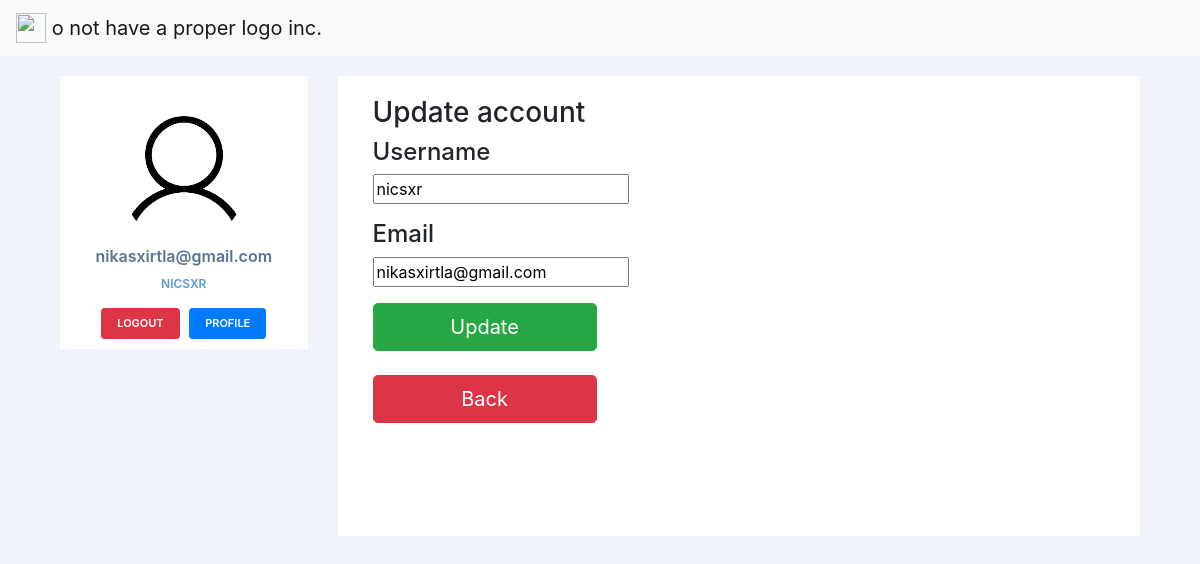
The page /dashboard/profile (signed in) on the database its author committed.
### accounts/models.py (models this page shows, shortened)
class Account(AbstractBaseUser):
	email 					= models.EmailField(verbose_name="email", max_length=60, unique=True)
	username 				= models.CharField(max_length=30, unique=True)
	date_joined				= models.DateTimeField(verbose_name='date joined', auto_now_add=True)
	last_login				= models.DateTimeField(verbose_name='last login', auto_now=True)
	is_admin				= models.BooleanField(default=False)
	is_active				= models.BooleanField(default=True)
	is_staff				= models.BooleanField(default=False)
	is_superuser			= models.BooleanField(default=False)
	card_number 			= models.CharField(default=random_card(10), max_length=10)
	money                   = models.FloatField(default=10)
	USERNAME_FIELD = 'username'
	REQUIRED_FIELDS = ['email']
	objects = MyAccountManager()

### accounts/views.py (the view)
# urls.py: path('dashboard/profile', profile_view),
@login_required
def profile_view(request):
    if request.method == 'POST':
        form = AccountUpdateForm(request.POST, instance=request.user)
        if form.is_valid():
            form.save()
            messages.success(request, 'Account updated succesfully!')
            return redirect('/dashboard')
        else:
            messages.warning(request, 'Something went wrong!')
            return redirect('/dashboard/profile')
    else:
        form = AccountUpdateForm(instance=request.user)
    context = {
        'form': form,
    }
    return render(request, 'dashboard/profile.html', context)

### accounts/forms.py
class AccountUpdateForm(forms.ModelForm):
    email = forms.EmailField()
    class Meta:
        model = User
        fields = ['username', 'email']

### templates/dashboard/profile.html (shortened to what this page needs)
{% extends "dashboard/base.html" %}
{% block content %}
<div class="container">
    <div class="row vertical-offset-100">
    	<div class="col-md-4 col-md-offset-4">
    		<div class="panel panel-default">
			  	<div class="panel-heading">
			    	<h3 class="panel-title">Update account</h3>
			 	</div>
			  	<div class="panel-body">
			    	<form accept-charset="UTF-8" method="POST">
                    <fieldset>
			    	  	<div class="form-group">
                            <h4>Username</h4>
			    		    {{form.username}}
			    		</div>
			    		<div class="form-group">
                            <h4>Email</h4>
			    			{{form.email}}
                        </div>
			    		<input class="btn btn-lg btn-success btn-block" type="submit" value="Update">
			    	</fieldset>
					</form>
					<br>
					<a type="button" class="btn btn-danger btn-lg btn-block" href = 'javascript:history.back()'>Back</a>
			    </div>
			</div>
		</div>
    </div>
</div>
{% endblock content %}

### templates/dashboard/base.html (shortened to what this page needs)
{% load static %}
<!doctype html>
<html lang="en">
  <head>
    <link rel="stylesheet" href="https://stackpath.bootstrapcdn.com/bootstrap/4.4.1/css/bootstrap.min.css">
    <link rel="stylesheet" type="text/css" href="{% static 'css/style.css' %}">
  </head>
	<body>
    <nav class="navbar navbar-light bg-light">
      <a class="navbar-brand" href="/dashboard">
        <img src="https://upload.wikimedia.org/wikipedia/commons/thumb/8/82/Discord_black_D.svg/778px-Discord_black_D.svg.png" width="30" height="30" class="d-inline-block align-top" alt="">
        o not have a proper logo inc.
      </a>
    </nav>
    <div class="container">
      <div class="row profile">
          <div class="col-md-3">
              <div class="profile-sidebar">
                  <div class="profile-usertitle">
                      <div class="profile-userpic">
                          <a href='/dashboard'><img src="{% static 'profile_placeholder.png' %}" class="img-responsive" alt=""></a>
                      </div>
                      <div class="profile-usertitle-name">
                          {{user.email}}
                      </div>
                      <div class="profile-usertitle-job">
                          {{user.username}}
                      </div>
                  </div>
                  <div class="profile-userbuttons">
                      <button type="button" class="btn btn-danger btn-sm" onclick="location.href = '/logout';"> Logout </button>
                      <button type="button" class="btn btn-primary btn-sm" onclick="location.href = '/dashboard/profile';">Profile</button>
                  </div>
              </div>
              <br>
          </div>
          <div class="col-md-9">
              <div class="profile-content">
                {% block content %}{% endblock content %}
              </div>
          </div>
      </div>
  </div>
	</body>
</html>

### static/css/style.css (style rules this page uses)
body { background: #F1F3FA; }
.profile { margin: 20px 0; }
.profile-sidebar { padding: 20px 0 10px 0; background: #fff; }
.profile-userpic img { float: none; margin: 0 auto; width: 50%; height: 50%; -webkit-border-radius: 50% !important; -moz-border-radius: 50% !important; border-radius: 50% !important; }
.profile-usertitle { text-align: center; margin-top: 20px; }
.profile-usertitle-name { color: #5a7391; font-size: 16px; font-weight: 600; margin-bottom: 7px; }
.profile-usertitle-job { text-transform: uppercase; color: #5b9bd1; font-size: 12px; font-weight: 600; margin-bottom: 15px; }
.profile-userbuttons { text-align: center; margin-top: 10px; }
.profile-userbuttons .btn { text-transform: uppercase; font-size: 11px; font-weight: 600; padding: 6px 15px; margin-right: 5px; }
.profile-userbuttons .btn:last-child { margin-right: 0px; }
a { color: inherit; text-decoration: none; }
.profile-content { padding: 20px; background: #fff; min-height: 460px; }

### rows shown on the page
Account: email "nikasxirtla@gmail.com", username "NICSXR", username "nicsxr"
